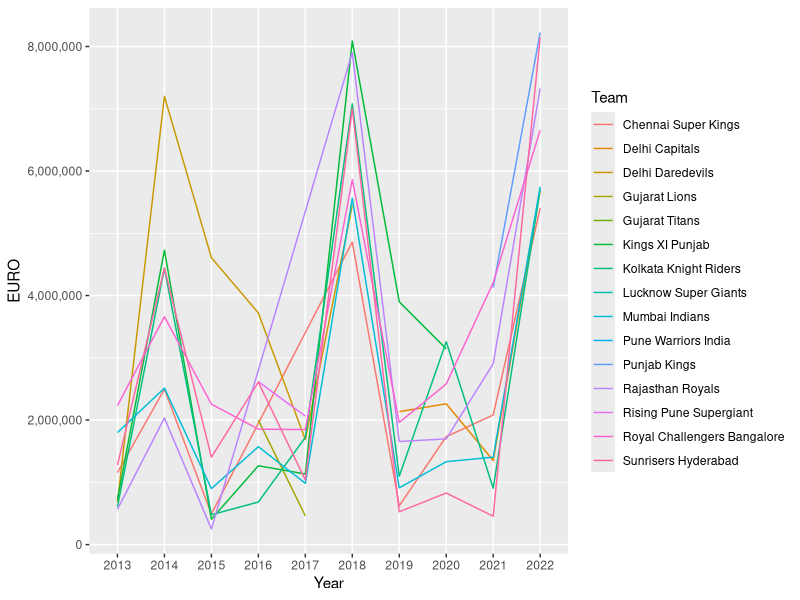

This chart was generated by the following R code:
library(dplyr)
library(ggplot2)
library(scales)

setwd("C:\\Users\\Ryan\\Documents\\GitHub\\r-ipl2013-2022")

auction_data <- read.csv("IPLPlayerAuctionData.csv")
standing_path <- "table export.xlsx"

auction_data["Euro"] <- auction_data$Amount * 0.012

col_factors <- c("Player", "Role", "Team", "Year", "Player.Origin")
auction_data[col_factors] <- lapply(auction_data[col_factors], factor)
rm(col_factors)

role_mean <- function(){
  TableResult <- auction_data %>% group_by(Role) %>%
    summarise(Average_cost = mean(Euro),
      .groups = 'drop'
    )
  View(TableResult)
  ggplot(data=TableResult, aes(x=Role, y=Average_cost )) +
    geom_bar(stat = "identity") +
    scale_y_continuous(name="EURO", 
                       labels = comma) +
    xlab('Role')
}

year_mean <- function(){
  TableResult <- auction_data %>% group_by(Year) %>%
    summarise(Average_cost = mean(Euro),
              .groups = 'drop'
    )
  View(TableResult)
  ggplot(data=TableResult, aes(x=Year, y=Average_cost )) +
    geom_bar(stat = "identity") + 
    scale_y_continuous(name="EURO", 
                       labels = comma) +
    xlab('Year')
}

origin_mean <- function(){
  TableResult <- auction_data %>% group_by(Player.Origin) %>%
    summarise(Average_cost = mean(Euro),
              .groups = 'drop'
    )
  View(TableResult)
  ggplot(data=TableResult, aes(x=Player.Origin, y=Average_cost )) +
    geom_bar(stat = "identity") +
    scale_y_continuous(name="EURO", 
                       labels = comma) +
    xlab("Origin")
}

origin_sum <- function(){
  TableResult <- auction_data %>% group_by(Player.Origin) %>%
    summarise(Total_cost = sum(Euro),
              .groups = 'drop'
    )
  View(TableResult)
  ggplot(data=TableResult, aes(x=Player.Origin, y=Total_cost )) +
    geom_bar(stat = "identity") +
    scale_y_continuous(name="EURO", 
                       labels = comma) +
    xlab('Origin')
}

year_sum <- function(){
  TableResult <- auction_data %>% group_by(Year) %>%
    summarise(Total_cost = sum(Euro),
              .groups = 'drop'
    )
  View(TableResult)
  ggplot(data=TableResult, aes(x=Year, y=Total_cost )) +
    geom_bar(stat = "identity") +
    scale_y_continuous(name="EURO", 
                       labels = comma)
}

role_sum <- function(){
  TableResult <- auction_data %>% group_by(Role) %>%
    summarise(Total_cost = sum(Euro),
              .groups = 'drop'
    )
  View(TableResult)
  ggplot(data=TableResult, aes(x=Role, y=Total_cost )) +
    geom_bar(stat = "identity") +
    scale_y_continuous(name="EURO", 
                       labels = comma)
}

player_movement <- function(){
  pg <- auction_data %>% 
    group_by(Player,Team) %>%
    summarise(temphold = n(), .groups = 'drop'
              )
  
  player_transfers <- pg %>% 
    group_by(Player) %>% 
    summarise(unique_teams = n(), .groups = 'drop') %>% 
    ungroup %>%
    arrange(desc(unique_teams))
  View(player_transfers)
}

player_info <- function(){
  TableResult <- auction_data %>% 
    group_by(Player, Role) %>%
    summarise(MaxValue = max(Euro), MinValue = min(Euro), 
              AverageValue = mean(Euro)
              , .groups = 'drop') %>% 
    ungroup %>%
    arrange(desc(MaxValue))
  View(TableResult)
}

total_spent_by_player <- function(){
  TableResult <- auction_data %>% group_by(Player) %>%
    summarise(Total_cost = sum(Euro),
              .groups = 'drop') %>% 
    ungroup %>%
    arrange(desc(Total_cost))
  View(TableResult)
}

four_role_comp <- function(){
  TableResult <- auction_data %>% 
    group_by(Role,Year) %>%
    summarise(Total = sum(Euro), 
              .groups = 'drop')
  View(TableResult)
  ggplot(data=TableResult, aes(x=Year, y=Total, color=Role, group=Role)) +
    geom_line() + 
    scale_y_continuous(name="EURO", 
                       labels = comma) +
    xlab('Year')
}

team_comp <- function(){
  TableResult <- auction_data %>% 
    group_by(Team,Year) %>%
    summarise(Total = sum(Euro), 
              .groups = 'drop')
  View(TableResult)
  ggplot(data=TableResult, aes(x=Year, y=Total, color=Team, group=Team)) +
    geom_line() + 
    scale_y_continuous(name="EURO", 
                       labels = comma) +
    xlab('Year')
}

summary(auction_data)
str(auction_data)
team_comp()
